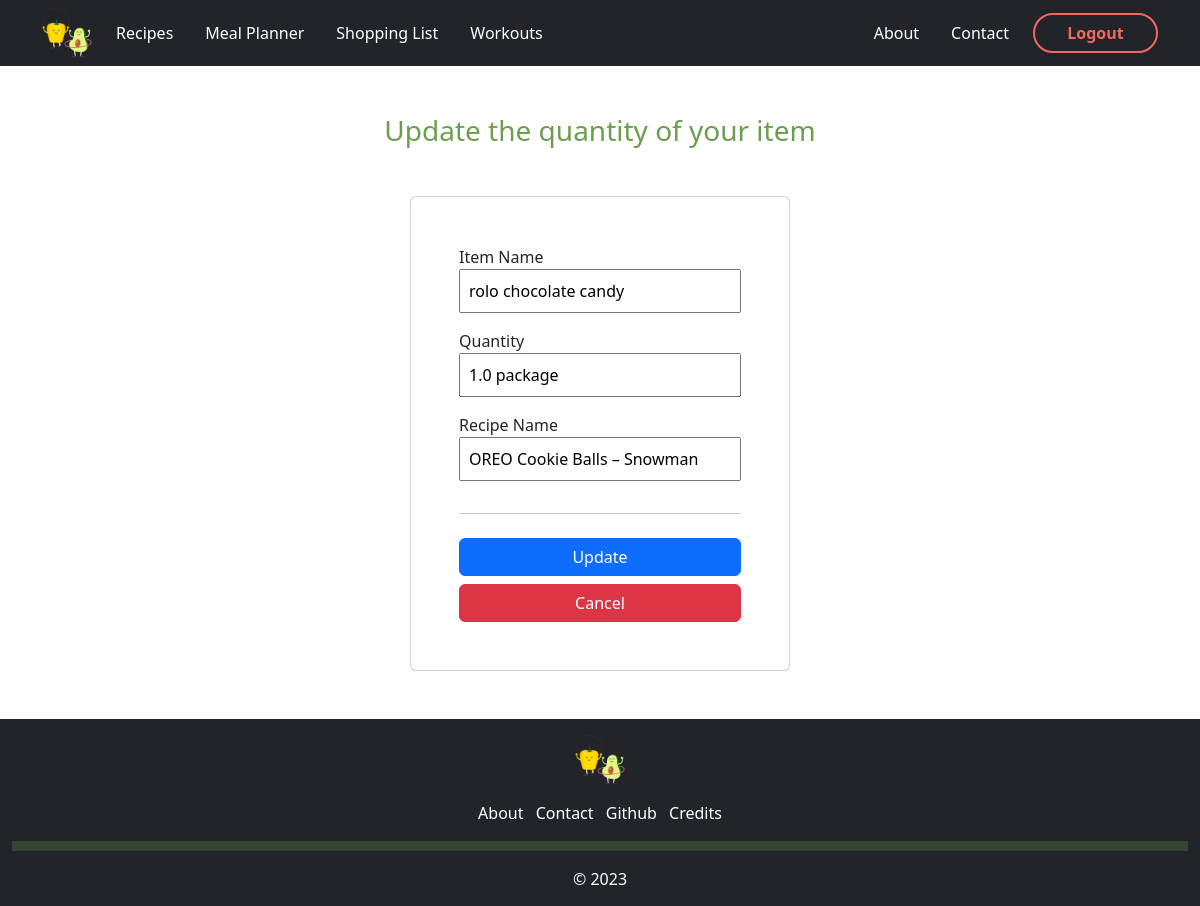
/updateQuan/48 (signed in), run on the app's committed database.
### app/models.py (models this page shows, shortened)
class ShoppingList(db.Model):
    item_id = db.Column(db.Integer, nullable = False, primary_key = True)
    user_id = db.Column(db.Integer, db.ForeignKey('user.id'), nullable=False)
    name = db.Column(db.String(255), nullable = False)
    quantity = db.Column(db.String, nullable = False)
    date_added = db.Column(db.DateTime, nullable = False, default = datetime.utcnow)
    recipe_name = db.Column(db.String, nullable = True)

### app/routes.py (the view)
@app.route('/updateQuan/<int:itemnumber>', methods=["GET", "POST"])
@login_required
def updateQuan(itemnumber):
    item = ShoppingList.query.get_or_404(itemnumber)
    if item.user_id != current_user.id:
        return redirect(url_for('home'))
    if request.method == 'POST':
        item.name = request.form['name']
        item.quantity = request.form['quantity']
        item.recipe_name = request.form['recipe']
        db.session.commit()
        return redirect(url_for('shopping'))
    else:
        return render_template("upQuan.html", title = "Update Item Quantity", css_file = 'shopping.css', item=item)

### app/models.py (called while the page is built)
@login_manager.user_loader
def load_user(user_id):
    return User.query.get(user_id)

### app/templates/upQuan.html
{% extends "base.html" %}
{% block content %}
<div class="container-sm">
    <div class="text-center my-5 green-font">
        <h3>Update the quantity of your item</h3>
    </div>
    <div class="row mb-5 justify-content-around">
        <div class="card col-xl-4 col-lg-5 col-md-6 col-sm-8 col-11 p-5">
            <form action="/updateQuan/{{item.item_id}}" method="POST">
                <fieldset>Item Name</fieldset>
                <input type="text" name="name" id="content" class="col-12 mb-3 p-2" value="{{item.name}}">
                <fieldset>Quantity</fieldset>
                <input type="text" name="quantity" class="col-12 mb-3 p-2" value="{{item.quantity}}">
                <fieldset>Recipe Name</fieldset>
                <input type="text" name="recipe" class="col-12 mb-3 p-2" value="{{item.recipe_name}}">
                <hr>
                <input type="submit" class="btn btn-primary my-2 w-100 btn-block " value="Update">
            </form>
            <a class="btn btn-danger" href="{{url_for('shopping')}}">Cancel</a>
        </div>
    </div>
</div>
{% endblock %}

### app/static/css/shopping.css (style rules this page uses)
.green-font { color: #6C9E4F }

### data on the page
ShoppingList: name "rolo chocolate candy", quantity "1.0 package", recipe "OREO Cookie Balls – Snowman"
